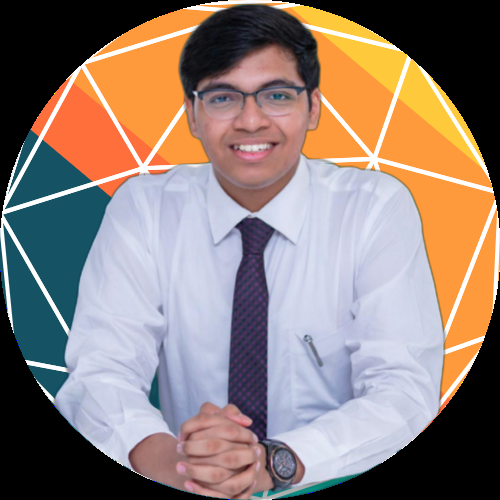
#> input picture OpenCV/Resources/image.png, 500 x 500 px
$ python chapter7.py
#> lines starting #> are read from the running program, lines starting #| are printed output that depends on the picture; after the words box and inside, x2 and y2 are one past the last pixel; in counts of white or black regions, pixels touching at a corner belong together
import cv2
import numpy as np


def empty(a):
    pass


def stack_images(scale, img_array):
    rows = len(img_array)
    cols = len(img_array[0])
    rows_available = isinstance(img_array[0], list)
    width = img_array[0][0].shape[1]
    height = img_array[0][0].shape[0]
    if rows_available:
        for x in range(0, rows):
            for y in range(0, cols):
                if img_array[x][y].shape[:2] == img_array[0][0].shape[:2]:
                    img_array[x][y] = cv2.resize(img_array[x][y], (0, 0), None, scale, scale)
                else:
                    img_array[x][y] = cv2.resize(img_array[x][y], (img_array[0][0].shape[1], img_array[0][0].shape[0]), None, scale, scale)
                if len(img_array[x][y].shape) == 2:
                    img_array[x][y] = cv2.cvtColor(img_array[x][y], cv2.COLOR_GRAY2BGR)
        image_blank = np.zeros((height, width, 3), np.uint8)
        hor = [image_blank]*rows
        # hor_con = [image_blank] * rows
        for x in range(0, rows):
            hor[x] = np.hstack(img_array[x])
        ver = np.vstack(hor)
    else:
        for x in range(0, rows):
            if img_array[x].shape[:2] == img_array[0].shape[:2]:
                img_array[x] = cv2.resize(img_array[x], (0, 0), None, scale, scale)
            else:
                img_array[x] = cv2.resize(img_array[x], (img_array[0].shape[1], img_array[0].shape[0]), None, scale, scale)
            if len(img_array[x].shape) == 2:
                img_array[x] = cv2.cvtColor(img_array[x], cv2.COLOR_GRAY2BGR)
        hor = np.hstack(img_array)
        ver = hor
    return ver


cv2.namedWindow("TrackBars")
cv2.resizeWindow("TrackBars", 640, 240)
cv2.createTrackbar("Hue Min", "TrackBars", 0, 179, empty)
cv2.createTrackbar("Hue Max", "TrackBars", 126, 179, empty)
cv2.createTrackbar("Sat Min", "TrackBars", 33, 255, empty)
cv2.createTrackbar("Sat Max", "TrackBars", 96, 255, empty)
cv2.createTrackbar("Val Min", "TrackBars", 24, 255, empty)
cv2.createTrackbar("Val Max", "TrackBars", 200, 255, empty)

while True:
    img = cv2.imread("Resources/image.png")
#> img is the input picture: shape (500, 500, 3); mean B, G, R 119.7, 126.9, 143.4
    imgHSV = cv2.cvtColor(img, cv2.COLOR_BGR2HSV)
#> imgHSV: shape (500, 500, 3); mean H, S, V 60.5, 71.6, 159.3
    h_min = cv2.getTrackbarPos("Hue Min", "TrackBars")
    h_max = cv2.getTrackbarPos("Hue Max", "TrackBars")
    s_min = cv2.getTrackbarPos("Sat Min", "TrackBars")
    s_max = cv2.getTrackbarPos("Sat Max", "TrackBars")
    v_min = cv2.getTrackbarPos("Val Min", "TrackBars")
    v_max = cv2.getTrackbarPos("Val Max", "TrackBars")
    # print(h_min, h_max, s_min, s_max, v_min, v_max)

    lower = np.array([h_min, s_min, v_min])
    upper = np.array([h_max, s_max, v_max])
    mask = cv2.inRange(imgHSV, lower, upper)  # Creating a mask
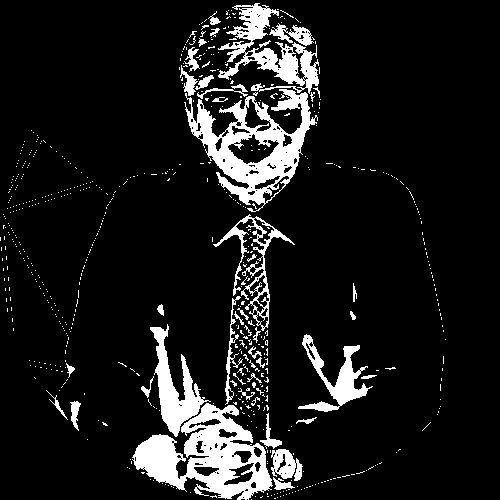
#> mask: shape (500, 500); 10.6% white; 653 white regions (611 under 20 px), largest, box (x1, y1, x2, y2) and area: (132, 403, 273, 500) 6456, (184, 89, 318, 212) 5958, (218, 3, 319, 94) 3172
    imgResult = cv2.bitwise_and(img, img, mask=mask)  # To get the color
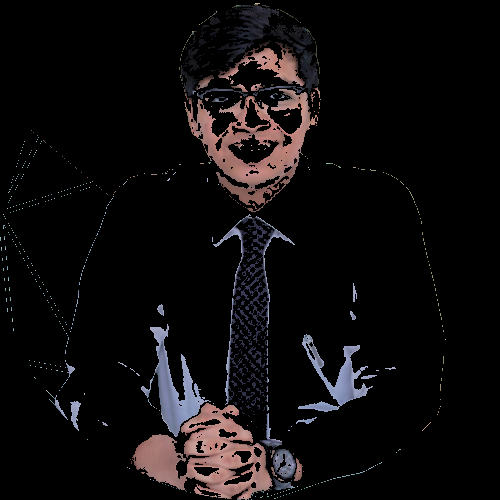
#> imgResult: shape (500, 500, 3); mean B, G, R 12.5, 11.8, 14.1

    # [6 lines of commented-out code are left out]

    stack = stack_images(0.6, [[img, imgHSV], [mask, imgResult]])
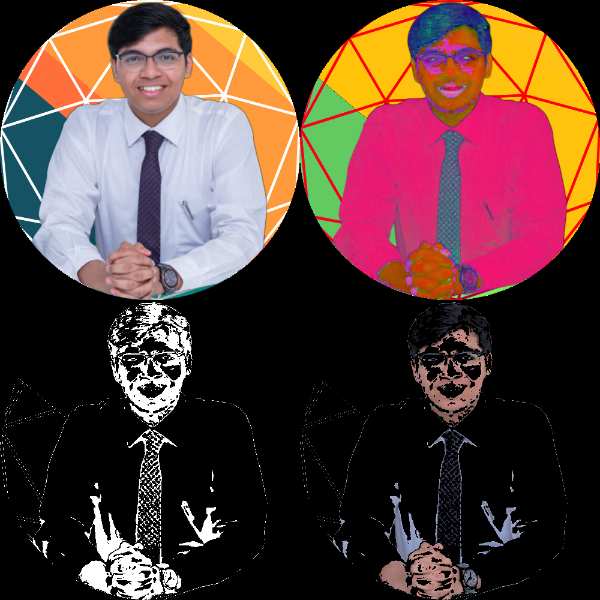
#> stack: shape (600, 600, 3); mean B, G, R 54.9, 59.3, 85.9
    cv2.imshow("Result", stack)

    cv2.waitKey(1)
